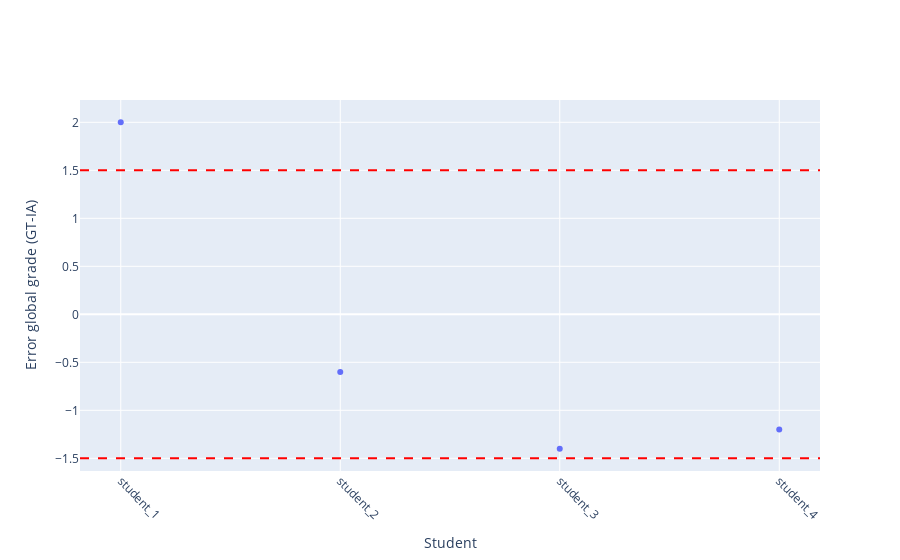

Notebook code cell kept with this figure:
### Code cell
fig = go.Figure()


fig.add_trace(go.Scatter(
    x=error_per_student.index,
    y=error_per_student["Error global grade"],
    mode="markers"
))

fig.add_hline(y=1.5, line_dash="dash", line_color="red")
fig.add_hline(y=-1.5, line_dash="dash", line_color="red")

fig.update_layout(
    xaxis_title="Student",
    yaxis_title="Error global grade (GT-IA)",
    xaxis=dict(tickangle=45)
)

fig.show()

### Figure 1 — Plotly figure (JSON) as saved in the notebook; plotly's stock layout.template omitted (floating-point values rounded to 4 significant figures)
{"data": [{"mode": "markers", "type": "scatter", "x": ["student_1", "student_2", "student_3", "student_4"], "y": [2.0, -0.6, -1.4, -1.2]}], "layout": {"shapes": [{"line": {"color": "red", "dash": "dash"}, "type": "line", "x0": 0, "x1": 1, "xref": "x domain", "y0": 1.5, "y1": 1.5, "yref": "y"}, {"line": {"color": "red", "dash": "dash"}, "type": "line", "x0": 0, "x1": 1, "xref": "x domain", "y0": -1.5, "y1": -1.5, "yref": "y"}], "xaxis": {"tickangle": 45, "title": {"text": "Student"}}, "yaxis": {"title": {"text": "Error global grade (GT-IA)"}}}}
